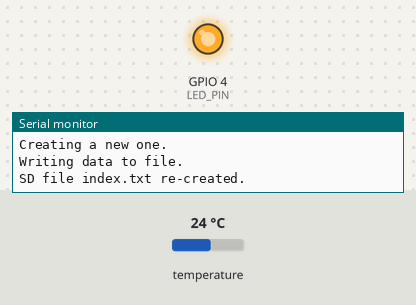
A sketch run on a simulated ESP8266 (NodeMCU). On the bench: output pins drawn as LEDs (lit = HIGH), the last lines printed to the serial monitor. The inputs (shaded band) are chosen by the test bench; at power-on: temperature 24 °C. WiFi joins after 1.5 s; servers stay silent unless stated; storage starts empty.

Above: at 18.1 s.
At 112.6 s:
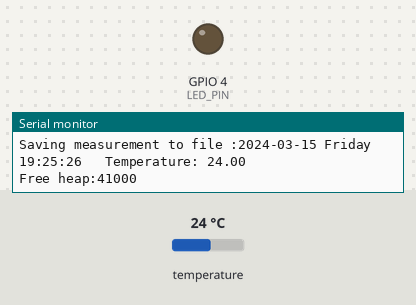
Timing chart, 0 to 114.1 s (numbered marks = the images above):
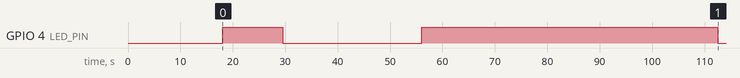

Measured:
- by itself, GPIO 4 (LED_PIN): LOW → HIGH at 18.1 s, → LOW 11.5 s later, → HIGH 26.5 s later, → LOW 56.5 s later

The sketch:

TemperatureWebServer.ino
```cpp
////////////////////////////////////////////////////////////////////////////////////
// Temperature sensor webserver, storing temperature value to SD card
// 2019-09-23
// Ver 0.2
////////////////////////////////////////////////////////////////////////////////////

// Clock
// DS1302 RTC Module CLK ----- NODEMCU D4 (GPIO2)
// DS1302 RTC Module DAT ----- NODEMCU D3 (GPIO0)
// DS1302 RTC Module RST ----- NODEMCU D0 (GPIO16)
#include <DS1302RTC.h>
#include <Time.h>
DS1302RTC RTC(16, 0, 2);// Set pins:  RST,DAT,CLK
String sYear     = "0000";
String sMonth    = "00";
String sDay      = "00";
String ssWeekDay =   "";
String sHours    = "00";
String sMinutes  = "00";
String sSeconds  = "00";
const String sWeekDay[8] = {"",
							"Sunday",
							"Monday",
							"Tuesday",
							"Wednesday",
							"Thursday",
							"Friday",
							"Saturday"
							};

// Web server
#include <ESP8266WiFi.h>
WiFiServer server(80);
const char sSSID[] = "TemperatureServer";
const char sPass[] = "12345temp";

// SD card
// SD SCK ------ NODEMCU D5 (GPIO14)
// SD MOSI ----- NODEMCU D6 (GPIO12)
// SD MISO ----- NODEMCU D7 (GPIO13)
// SD CS ------- NODEMCU D8 (GPIO15)
// SD card must be formated as MS-DOS FAT32(not LBA) WIN95 - tested!
// New VFAT or others are not supported (operation to remove file does not work with VFAT)
// Writing by byte too fast with a lot of data can be reason that buffer
// get overfill!! -> esp8266 automatic restart. Use delay().
#include <SPI.h>
#include <SD.h>
File myFile;
const int chipSelect = 15; //GPIO15 is CS (SPI) for SD card
byte fileByte;
char* strWebHomePage = "INDEX.TXT";// 8 chars max is supported.
static const String indextxt = "<!DOCTYPE html>\r\n<html><head>\r\n<title>Temperature logger</title>\r\n<h2>Temperature measurements</h2>\r\n<style>table, th, td {border: 1px solid black;border-collapse: collapse;}</style>\r\n<table>\r\n<th>&nbsp;&nbsp;Date and time&nbsp;&nbsp;</th><th>&nbsp;&nbsp;Temperature value&nbsp;&nbsp;</th>\r\n<!-- data -->\r\n<!-- <tr><td>&nbsp;&nbsp;AA&nbsp;&nbsp;</td><td>&nbsp;&nbsp;BB&nbsp;&nbsp;</td></tr> -->\r\n</table>\r\n<br>\r\n<b>\r\n<!-- YYYY-MM-DD -->                                   \r\n&nbsp;&nbsp;\r\n<!-- WD -->                                           \r\n&nbsp;&nbsp;\r\n<!-- hh:mm:ss -->                                     \r\n</b>\r\n<br>\r\n<b>\r\nTemperature, now:&nbsp;\r\n<!-- Temp -->                  \r\n</b>\r\n</head></html>\r\n";
// Temperature sensor
#include <OneWire.h>
#include <DallasTemperature.h>
#define ONE_WIRE_BUS 5 //DS18B20 S --- NODEMCU D1 (GPIO5)
OneWire oneWire(ONE_WIRE_BUS);
DallasTemperature sensors(&oneWire);
float fActualTemper = 0;

// Green LED
const int LED_PIN = 4; //NODEMCU D2 (GPIO4)
const long LEDinterval = 1000; // LED blinking
long LEDpreviousMillis = 0;

// Timer interval
long currentMillis = 0;
const long interval = 10000;   // interval at which to read analog value (milliseconds), 1800000 - 30 min
long previousMillis = 0;

// NTP
#include <WiFiUdp.h>
const char sSSIDNTP[] = "SSIDInternetRouter";  //  your network SSID (name)
const char sPassNTP[]  = "password";  // your network password
static const char ntpServerName[] = "ntp.nict.jp";
const int timeZone = 9;     // Tokyo
WiFiUDP Udp;
unsigned int localPort = 8888;  // local port to listen for UDP packets
bool bNTPSyncFinished;


void setup() {

    DebugTool();
	iNTP(); //Connect to Internet WIFI to get date and time
    iWiFi();
    SDinit();
}

void loop() {
   WiFiClient client = server.available();
   if (client) {
	 Serial.println("Client..P1");
	 Serial.print("Free heap:");
	 Serial.println(ESP.getFreeHeap(),DEC);
	 TemperSenRead();
     ClockRead();
     client.print(" ");
     InsertStringToTextFile(strWebHomePage, sYear+"-"+sMonth+"-"+sDay , "<!-- YYYY-MM-DD -->", 20);
     client.print(" ");
     InsertStringToTextFile(strWebHomePage, " "+ssWeekDay+" ", "<!-- WD -->", 13);
	 client.print(" ");
	 InsertStringToTextFile(strWebHomePage, sHours+":"+sMinutes+":"+sSeconds, "<!-- hh:mm:ss -->", 19);
	 client.print(" ");
	 InsertStringToTextFile(strWebHomePage, String(fActualTemper) + " "+ char(176) +"C", "<!-- Temp -->", 15);
	 myFile = SD.open(strWebHomePage);
	 if (myFile) {
		Serial.println("Client..P2");
		while (myFile.available()) {
			yield(); //to prevent Soft WDT reset in esp8266 while long loop
			fileByte = myFile.read();
			client.print(String(char(fileByte)));
		//	Serial.write(fileByte);
		}
		myFile.close();
	 }
   }
   currentMillis = millis();  //Tick for timer
   LEDRun();
   TempMeas();
}


////////////////////////////////////////////////////////////////////////

void DebugTool(){
  //LED configuring
    pinMode(LED_PIN, OUTPUT);
    Serial.begin(115200);
}

void iWiFi(){

  // WIFI AP configuring
    WiFi.softAP(sSSID, sPass);
    IPAddress myIP = WiFi.softAPIP();

    // Web server configuring
    server.begin();
}

void SDinit(){

    if (!SD.begin(chipSelect)) {
        Serial.println("SD initialization failed!");
    return;
   }
  Serial.println("SD initialization done.");
	delay(3000);
	if(SD.exists(strWebHomePage))
      {
		   Serial.println("Removing file ...");
           SD.remove(strWebHomePage);
           Serial.println("index.txt file removed");
      }
    Serial.println("Creating a new one.");
	myFile = SD.open(strWebHomePage, FILE_WRITE);
	if (myFile) {
		Serial.println("Writing data to file.");
		myFile.print(indextxt);
	    myFile.close();
		Serial.println("SD file index.txt re-created.");
	}
}

void InsertStringToTextFile (char* strFilename, String strInsert, String strSearch, int inPosOffset) {

  String strTemp 		= "";
  int intPointer 		= -1;
  byte TempFileByte;
  myFile = SD.open(strFilename, FILE_WRITE);
  if (myFile) {
	  for (int i = 1; i <= (int)myFile.size(); i++) { // i is position of first symbol number to search string - strSearch
		strTemp 		= "";
		for (int k = 0; k < strSearch.length(); k++) { // k-loop to combine strTemp string from file, strTemp will be compared with strSearch
		  yield(); //to prevent Soft WDT reset in esp8266 while long loop
		  if ((i - 1 + k) <= (int)myFile.size()) {
			myFile.seek(i - 1 + k);
			TempFileByte = myFile.read();
			strTemp += char(TempFileByte); // combining string to compare with strSearch
			if (strTemp != strSearch.substring(0, k + 1)) { // break k-loop to combine strTemp if first symbols of strTemp are not much to first symbols of strSearch
				break;
			}
		  }
		}
		if (strSearch == strTemp) {
			intPointer = i - 1;
			myFile.seek(myFile.size()); // setting file pointer to end of file
			break;
		}
	  }
	  if (intPointer != -1) {
		if (strInsert.length() > 0) {
			if (inPosOffset == 0) {
				myFile.print(strInsert); // inreasing file size: + strInsert symbols amount
				delay(20); //to prevent buffer overfill while writing to SD
				for (int i = (int)myFile.size(); i > intPointer; i--) { // i-loop to shift symbols from intPointer to end of file, making space to insert strInsert string
				  yield(); //to prevent Soft WDT reset in esp8266 while long loop
				  myFile.seek(i - strInsert.length() - 1);
				  TempFileByte = myFile.read();
				  myFile.seek(i);
				  myFile.write(char(TempFileByte));
				  delay(20); //to prevent buffer overfill while writing to SD
				}
			}
			myFile.seek(intPointer + inPosOffset); // printing strInsert string to file with (intPointer + inPosOffset) symbol position
			myFile.print(strInsert);
			delay(20); //to prevent buffer overfill while writing to SD
		}
	  }
	  myFile.close();
  }
}

void TempMeas() {

	if (currentMillis - previousMillis >= interval) {
       previousMillis = currentMillis;
       TemperSenRead();
       ClockRead();
       Serial.println("Saving measurement to file :" + sYear+"-"+sMonth+"-"+sDay+" "+ssWeekDay+" "+sHours+":"+sMinutes+":"+sSeconds + "   Temperature: " +  String(fActualTemper));
       Serial.print("Free heap:");
	   Serial.println(ESP.getFreeHeap(),DEC);
       InsertStringToTextFile(strWebHomePage,
			"<tr><td>&nbsp;&nbsp;"
			+sYear+"-"+sMonth+"-"+sDay+" "+ssWeekDay+" "+sHours+":"+sMinutes+":"+sSeconds
			+"&nbsp;&nbsp;</td><td>&nbsp;&nbsp;"
			+String(fActualTemper) + " "+ char(176) +"C"
			+"&nbsp;&nbsp;</td></tr>",
			"<!-- data -->", 0);
    }
}

void TemperSenRead(){

  // Start up the library for Temperature sensor
  sensors.begin();
  sensors.requestTemperatures();
  fActualTemper = sensors.getTempCByIndex(0);

}

void LEDRun(){

  if (currentMillis - LEDpreviousMillis >= LEDinterval) {
     LEDpreviousMillis = currentMillis;
     if (digitalRead(LED_PIN) == LOW) {
        digitalWrite(LED_PIN, HIGH);
     }
     else {
        digitalWrite(LED_PIN, LOW);
     }
  }

}

void ClockRead(){

      sYear     = String(year());
      sMonth    = LeadZero(String(month()));
      sDay      = LeadZero(String(day()));
      ssWeekDay = sWeekDay[weekday()];
      sHours    = LeadZero(String(hour()));
      sMinutes  = LeadZero(String(minute()));
      sSeconds  = LeadZero(String(second()));

}

String LeadZero(String sStr) {

	if (sStr.length() < 2) {
       return "0" + sStr;
	}
	return sStr;
}


//--------------------- NTP -------------------------------------------

//// Date and time provider settings, date and time synchronization ////
void iNTP(){
	WiFi.begin(sSSIDNTP, sPassNTP);
	delay (15000);
	if (WiFi.status() == WL_CONNECTED) {
		Udp.begin(localPort);
		setSyncProvider(getNtpTime);
		setSyncInterval(300);

		if (timeStatus() != timeNotSet) {
			RTC.set(now());
			Serial.println("NTP Date Time -> Actual clock");
			Serial.println("NTP Date Time -> RTC done");
		}
		else {
			setSyncProvider(RTC.get);
			Serial.println("RTC Date Time (not NTP) -> Actual clock");
		}

		Udp.stop();
	}
	else {
		Serial.println("It couldn't connect Wifi AP to get NTP synchronization");
		setSyncProvider(RTC.get);
		Serial.println("RTC Date Time (not NTP) -> Actual clock");
	}
	bNTPSyncFinished = true;
	WiFi.disconnect();
}
//END Date and time provider settings, date and time synchronization ///

const int NTP_PACKET_SIZE = 48; // NTP time is in the first 48 bytes of message
byte packetBuffer[NTP_PACKET_SIZE]; //buffer to hold incoming & outgoing packets

time_t getNtpTime()
{
	if (!bNTPSyncFinished) {

	  IPAddress ntpServerIP; // NTP server's ip address

	  while (Udp.parsePacket() > 0) ; // discard any previously received packets
	  Serial.println("Transmit NTP Request");
	  // get a random server from the pool
	  WiFi.hostByName(ntpServerName, ntpServerIP);
	  Serial.print(ntpServerName);
	  Serial.print(": ");
	  Serial.println(ntpServerIP);
	  sendNTPpacket(ntpServerIP);
	  uint32_t beginWait = millis();
	  while (millis() - beginWait < 1500) {
		int size = Udp.parsePacket();
		if (size >= NTP_PACKET_SIZE) {
		  Serial.println("Receive NTP Response");
		  Udp.read(packetBuffer, NTP_PACKET_SIZE);  // read packet into the buffer
		  unsigned long secsSince1900;
		  // convert four bytes starting at location 40 to a long integer
		  secsSince1900 =  (unsigned long)packetBuffer[40] << 24;
		  secsSince1900 |= (unsigned long)packetBuffer[41] << 16;
		  secsSince1900 |= (unsigned long)packetBuffer[42] << 8;
		  secsSince1900 |= (unsigned long)packetBuffer[43];
		  return secsSince1900 - 2208988800UL + timeZone * SECS_PER_HOUR;
		}
	  }
	  Serial.println("No NTP Response :-(");
	  return 0; // return 0 if unable to get the time
	}
	return 0; // NTP synchronization finished, just exit.
}

// send an NTP request to the time server at the given address
void sendNTPpacket(IPAddress &address)
{
  // set all bytes in the buffer to 0
  memset(packetBuffer, 0, NTP_PACKET_SIZE);
  // Initialize values needed to form NTP request
  // (see URL above for details on the packets)
  packetBuffer[0] = 0b11100011;   // LI, Version, Mode
  packetBuffer[1] = 0;     // Stratum, or type of clock
  packetBuffer[2] = 6;     // Polling Interval
  packetBuffer[3] = 0xEC;  // Peer Clock Precision
  // 8 bytes of zero for Root Delay & Root Dispersion
  packetBuffer[12] = 49;
  packetBuffer[13] = 0x4E;
  packetBuffer[14] = 49;
  packetBuffer[15] = 52;
  // all NTP fields have been given values, now
  // you can send a packet requesting a timestamp:
  Udp.beginPacket(address, 123); //NTP requests are to port 123
  Udp.write(packetBuffer, NTP_PACKET_SIZE);
  Udp.endPacket();
}

//--------------------- NTP END ----------------------------------------
```
